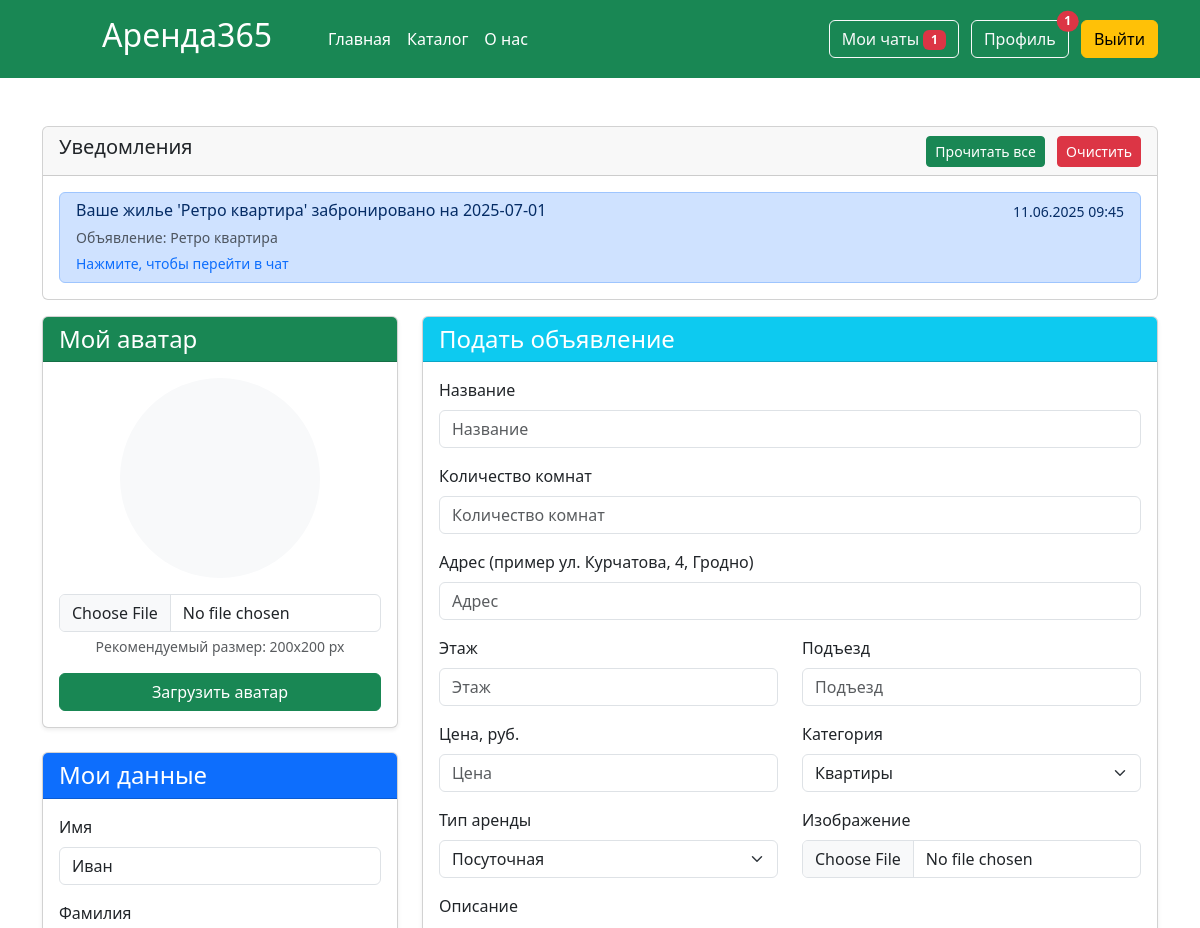
The app's page /profile (signed in, upper part), older data.
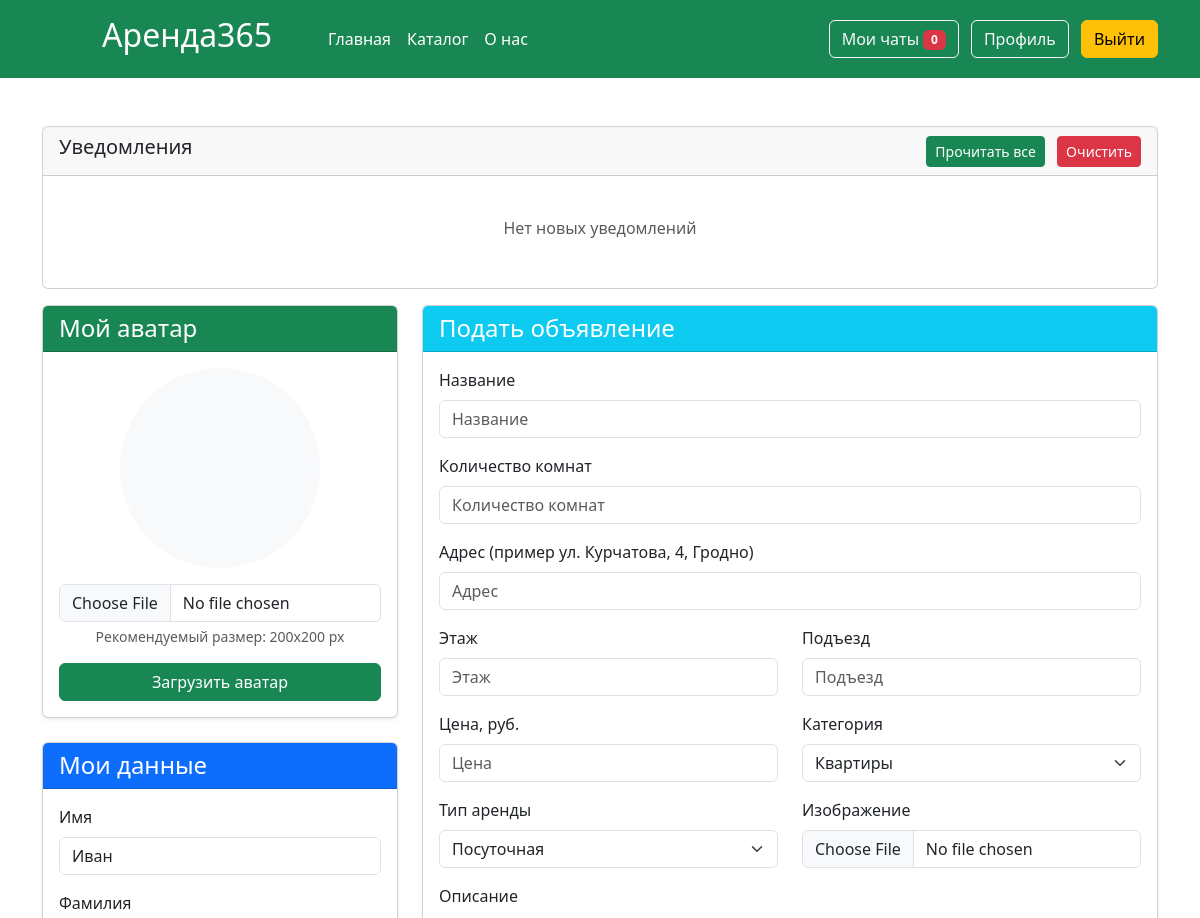
The same page, newer data.
### app.py (models this page shows, shortened)
class Notification(db.Model):
    id = db.Column(db.Integer, primary_key=True)
    user_id = db.Column(db.Integer, db.ForeignKey('users.id'), nullable=False)
    message = db.Column(db.Text, nullable=False)
    is_read = db.Column(db.Boolean, default=False)
    created_at = db.Column(db.DateTime, default=datetime.now)
    article_id = db.Column(db.Integer, db.ForeignKey('articles.id'))
    redirect_to_chat = db.Column(db.Boolean, default=False)  # Флаг для перенаправления в чат
    chat_article_id = db.Column(db.Integer)  # ID статьи для чата
    chat_user_id = db.Column(db.Integer)  # ID пользователя для чата
    user = db.relationship('Users', backref='notifications')
    article = db.relationship('Articles')

class Articles(db.Model):
    id = db.Column(db.Integer,primary_key=True)
    title = db.Column(db.String(100))
    text = db.Column(db.Text)
    image_name = db.Column(db.String(100))
    category = db.Column(db.String(100))
    price = db.Column(db.Integer)
    floor = db.Column(db.Integer)
    entrance = db.Column(db.Integer)
    type_app = db.Column(db.String(100))
    address= db.Column(db.String(100))
    count_rooms = db.Column(db.Integer)
    hide = db.Column(db.Boolean, default=True)
    created_at = db.Column(db.DateTime, default=datetime.now)
    id_user = db.Column(db.Integer, db.ForeignKey('users.id'))
    orders = db.relationship('Orders', backref='article', lazy=True)
    images = db.relationship('Image', backref='article', lazy=True, cascade="all, delete-orphan")

### app.py (the view, shortened to what this page needs)
@app.route('/profile', methods=['GET', 'POST'])
def profile():
    if not 'name' in session:
        abort(401)
    total_user = Users.query.filter_by(email=session['name']).first()
    articles = Articles.query.filter_by(id_user=total_user.id).all()
    orders = Orders.query.filter_by(id_user=total_user.id).join(Articles).order_by(Orders.date.asc()).all()
    grouped_orders = []
    temp_group = []
    notifications = Notification.query.filter_by(user_id=total_user.id)\
        .order_by(Notification.created_at.desc()).all()
    return render_template("profile.html",articles=articles,grouped_orders=grouped_orders,notifications=notifications,timedelta=timedelta)

### app.py (called while the page is built)
@app.context_processor
def inject_unread_messages():
    if 'name' in session:
        current_user = Users.query.filter_by(email=session['name']).first()
        unread_count = Messages.query.filter_by(recipient_id=current_user.id, is_read=False).count()
        return dict(unread_messages=unread_count)
    return dict(unread_messages=0)

@app.context_processor
def inject_user():
    def get_user_name():
        if 'name' in session:
            return Users.query.filter_by(email=session['name']).first()
    return dict(active_user=get_user_name())

@app.context_processor
def inject_unread_count():
    if 'name' in session:
        user = Users.query.filter_by(email=session['name']).first()
        if user:
            unread_count = Notification.query.filter_by(user_id=user.id, is_read=False).count()
            return dict(unread_notifications=unread_count)
    return dict(unread_notifications=0)

### templates/profile.html (shortened to what the changed rows need)
{% extends 'base.html' %}
{% block main %}
<main>
    <div class="container my-5">
      <div class="card my-3">
    <div class="card-body " style="max-height: 400px; overflow-y: auto;">
        {% if notifications %}
        <div class="list-group">
            {% for notification in notifications %}
            <a href="{{url_for('mark_notification_as_read', notification_id=notification.id)}}"
            class="list-group-item list-group-item-action {% if not notification.is_read %}list-group-item-primary{% endif %}">
                <div class="d-flex w-100 justify-content-between">
                    <div>
                        <h6 class="mb-1">{{ notification.message }}</h6>
                        {% if notification.article %}
                            <small class="text-muted">Объявление: {{ notification.article.title }}</small>
                        {% endif %}
                        {% if notification.redirect_to_chat %}
                            <small class="text-primary d-block mt-1">Нажмите, чтобы перейти в чат</small>
                        {% endif %}
                    </div>
                    <small>{{ notification.created_at.strftime('%d.%m.%Y %H:%M') }}</small>
                </div>
            </a>
            {% endfor %}
        </div>
        {% else %}
        <div class="text-center py-3">
            <p class="text-muted mt-2">Нет новых уведомлений</p>
        </div>
        {% endif %}
    </div>
</div>
    </div>
</main>
{% endblock %}

Row changes from the older to the newer data that the page shows:
removed Notification: message "Ваше жилье 'Ретро квартира' забронировано на 2025-07-01", article "Ретро квартира", redirect_to_chat "Нажмите, чтобы перейти в чат", created_at "11.06.2025 09:45"
Text that changed along with them:
{{ unread_messages }}: "1" → "0"
{{ unread_notifications }}: "1" → (not shown)
text now shown: "Нет новых уведомлений"
